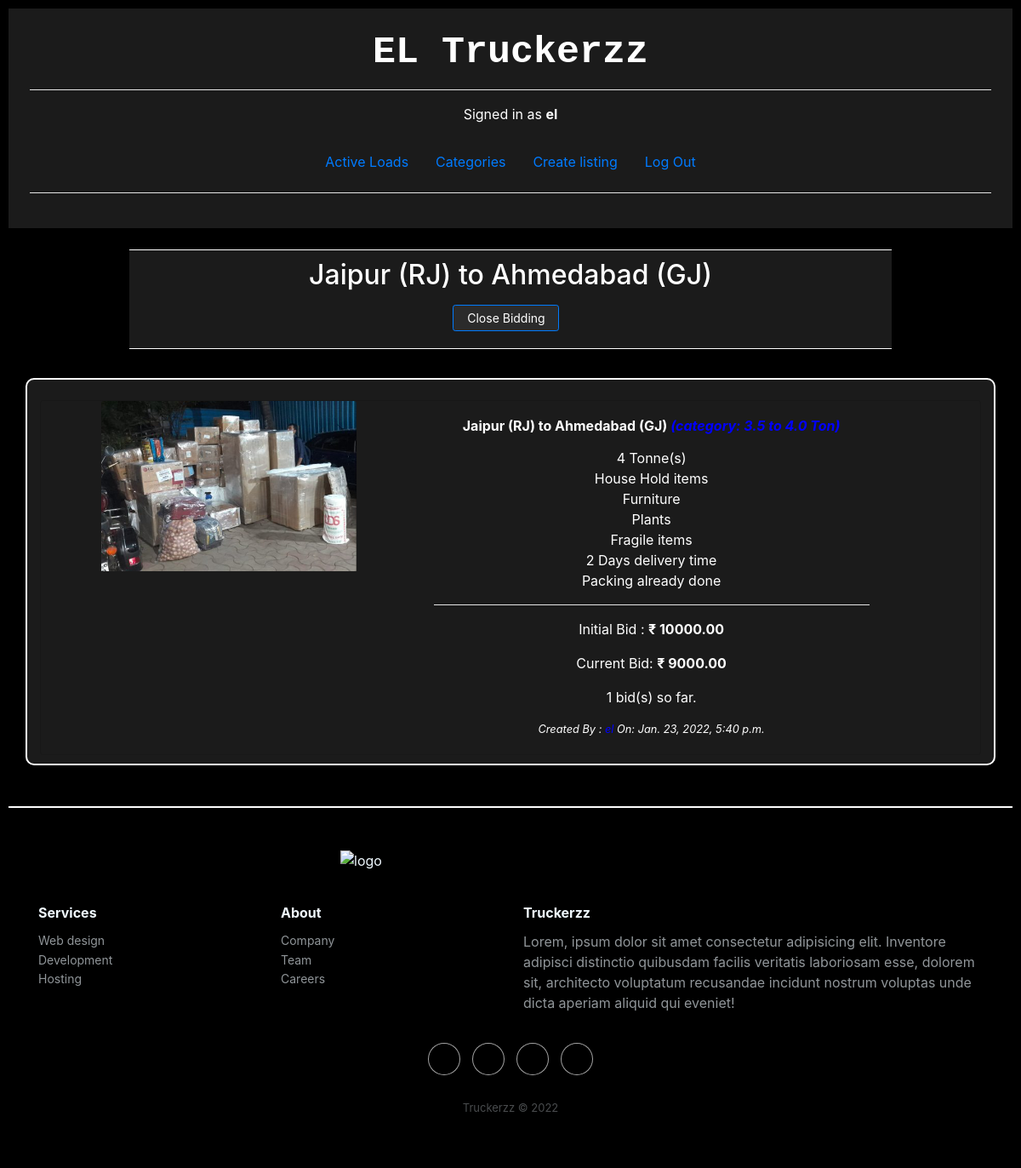
Before: /listing/34 (signed in) with the older database file.
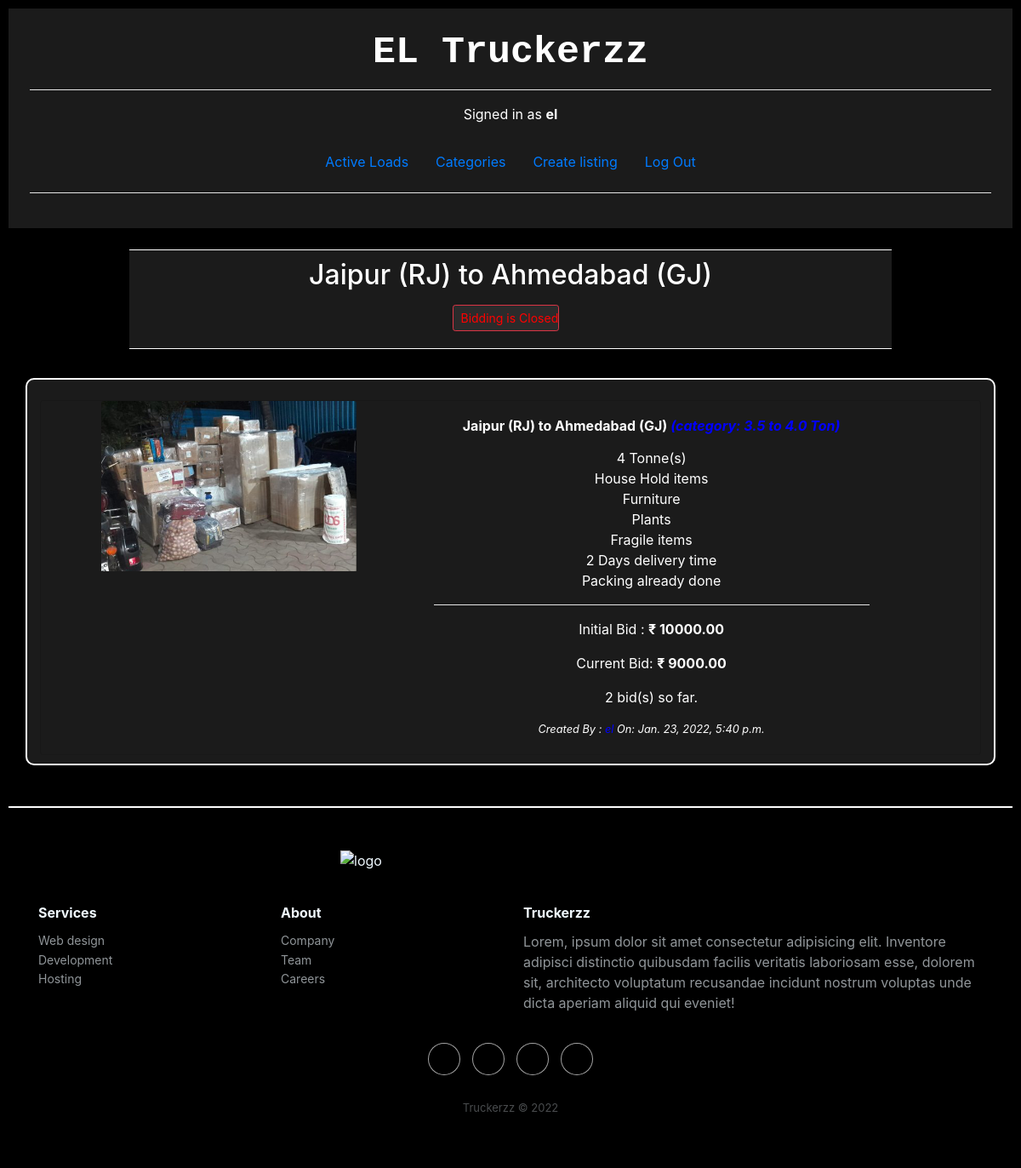
After: the same page with the newer database file.
### auctions/views.py (the view)
# urls.py: path("listing/<int:listing_id>", views.listing_view, name="listing"),
def listing_view(request, listing_id):
    in_wl = False #is in
    owner = False #is owner of the listing
    can_close = False # the owner can close the auction
    you_are_on_top = False
    try:
        listing = Listing.objects.get(pk=listing_id)
    except Listing.DoesNotExist:
        raise Http404("Listing not found.")
    listing=Listing.objects.get(pk=listing_id)
    print('listing: ',listing)
    print('listing.listing_owner: ', listing.listing_owner)
    category = Category.objects.get(cat_name=listing.cat_id)
    print('category: ', category.cat_name)
    if listing.listing_owner == request.user and listing.listing_open == True:
        owner = True
        can_close = True
    print('owner: ', owner)
    print('can_close: ', can_close)
    starting_price = listing.starting_price
    print("Sarting Price: ", starting_price)
    bid_max = Bid.objects.all().filter(listing_id=listing_id).aggregate(Max('user_bid'))
    print('bid_max: ', bid_max)
    if (bid_max['user_bid__max'] == None):
        highest_bid = starting_price
    else:
        highest_bid=bid_max['user_bid__max']
    print('highest bid: ', highest_bid)
    your_actual_max = Bid.objects.all().filter(listing_id=listing_id, user=request.user).aggregate(Max('user_bid'))
    print('your_actual_max: ', your_actual_max)
    your_max_bid = your_actual_max['user_bid__max']
    if your_max_bid == None:
        your_max_bid = 0
    print('your max bid:', your_max_bid)
    if your_max_bid == highest_bid:
        you_are_on_top = True
    bid_count = Bid.objects.all().filter(listing_id=listing_id).count()
    print('bid count: ', bid_count)
    message =''
    if request.method == 'POST':
            bform = BidForm(request.POST, request.FILES)
            if bform.is_valid():
                b = bform.save(commit=False)
                b.bid_at = datetime.now()
                b.listing_id = Listing.objects.get(pk=listing_id)
                b.user=request.user
                b.bid_status =True
                if highest_bid > b.user_bid:
                    b.save()
                    highest_bid = b.user_bid
                    you_are_on_top = True
                    bid_count = bid_count + 1
                    bform = BidForm()
                    return render(request,'auctions/listing.html', {
                        "listing": listing,
                        "bid_count": bid_count,
                        "highest_bid": highest_bid,
                        "in_wl" : in_wl,
                        "bform" : bform,
                        "message" : message,
                        "owner": owner,
                        "can_close" : can_close,
                        "category" : category.cat_name,
                        "you_are_on_top" : you_are_on_top,
                        })
                else:
                    message = str('{0:.2g}'. format(b.user_bid)) + ' is higher than highest bid. Pleases bid lower'
                    bform = BidForm()
                    return render(request, "auctions/listing.html", {
                        "listing": listing,
                        "bid_count": bid_count,
                        "highest_bid": highest_bid,
                        "in_wl" : in_wl,
                        "bform" : bform,
                        "message" : message,
                        "owner": owner,
                        "can_close" : can_close,
                        "category" : category.cat_name,
                        "you_are_on_top" : you_are_on_top,
                    })
    else:
        listing = Listing.objects.get(pk=listing_id)
        if listing.listing_open == True and listing.listing_owner != request.user:
            bform = BidForm()
        else:
            bform = ''
        return render(request, "auctions/listing.html", {
            "listing": listing,
            "bid_count": bid_count,
            "highest_bid": highest_bid,
            "in_wl" : in_wl,
            "bform" : bform,
            "message" : message,
            "owner": owner,
            "can_close" : can_close,
            "category" : category.cat_name,
            "you_are_on_top" : you_are_on_top,
            })

### auctions/models.py (called while the page is built)
    def __str__(self):
        return f"{self.cat_name}"

    def __str__(self):
        return f"title: {self.title} category: {self.cat_id}"

### auctions/templates/auctions/listing.html (shortened to what this page needs)
{% extends 'auctions/layout.html' %}
{% block body %}
<div style="background-color: #1b1b1b; width: 76%; padding-top: 10px; padding-bottom: 20px; padding-left: 10px;padding-right: 10px; border-bottom:1.5px white solid;border-top: 1.5px white solid; text-align: center;">
    <div>
        <h2>{{listing.title}}</h2>
    </div>
    {% if can_close %}
        <a class="btn btn-primary btn-sm" style="background-color: #2b2b2b; width: 125px; margin-right: 10px; margin-top: 7.5px;" href="{% url 'close' listing.id %}">Close Bidding</a>
    {% elif not listing.listing_open and listing.listing_winner == request.user %}
        <a class="btn btn btn-danger btn-sm" style="background-color: #2b2b2b; width: 125px; margin-right: 10px; margin-top: 7.5px;">You Won this Bidding</a>
    {% elif not listing.listing_open and listing.listing_winner != request.user %}
        <a class="btn btn btn-danger btn-sm" style="background-color: #2b2b2b; width: 125px; margin-right: 10px; margin-top: 7.5px; color: red;">Bidding is Closed</a>
    {% else %}
        <a class="btn btn btn-info btn-sm" style="background-color: #2b2b2b; width: 125px; margin-right: 10px; margin-top: 7.5px;">Bidding is Open</a>
    {% endif%}
</div><br>
<div class="container bcontent" style="background-color: #1b1b1b; border-radius: 10px; border: 2px solid white;">
    <br>
    <div class="card" style="margin-bottom: 10px; width: 100%; background-color: #1b1b1b;">
        <div class="row no-gutters">
            <div style="width: 40%;">
                <img class="card-img-top" src="{{ listing.listing_img.url }}" alt="{{ listing.title }}" style="max-width: 300px; max-height: 400px">
            </div>
            <div class="col-sm-3 col-md-6 d-flex flex-column">
                <div class="card-body ">
                    <h6 class="card-title font-weight-bold">{{ listing.title }}   <span style="color:blue; font-style: italic" >(category: {{ category }})</span></h6>
                    <p class="card-text">{% autoescape off %}{{ listing.listing_desc|linebreaks }}{% endautoescape %}</p>
                    <hr style="background-color: white;">
                    <p>Initial Bid : <strong>₹ {{ listing.starting_price|floatformat:2 }}</strong></p>
                    {% if bid_count is not 0 %}
                    <p>Current Bid: <strong>₹ {{ highest_bid|floatformat:2 }}</strong></p>
                    {% endif %}
                    <p>
                        {{ bid_count }} bid(s) so far.
                    </p>
                    <p class="card-text small"><i>Created By : <span style="color:blue">{{ listing.listing_owner}}</span>  On: {{ listing.created_at }}</i></p>
                </div>
            </div>
        </div>
    </div>
</div>
{% endblock body %}

Changed rows visible on the page:
changed Listing "Jaipur (RJ) to Ahmedabad (GJ)": listing_open True → False (drawn)
Other visible differences:
{{ bid_count }}: "1" → "2"
text no longer shown: "Close Bidding"
text now shown: "Bidding is Closed"
